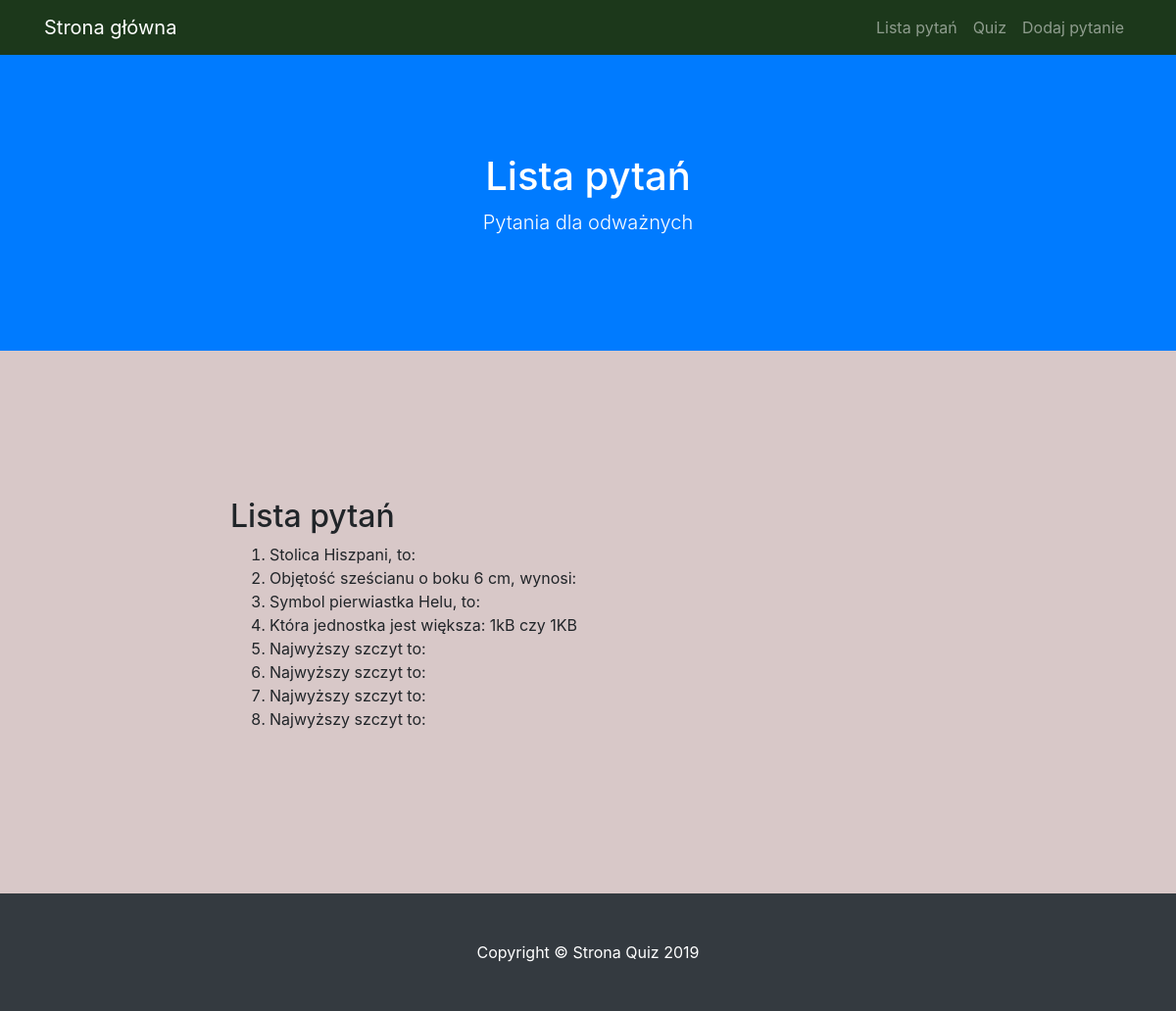
The app's page /lista, older data.
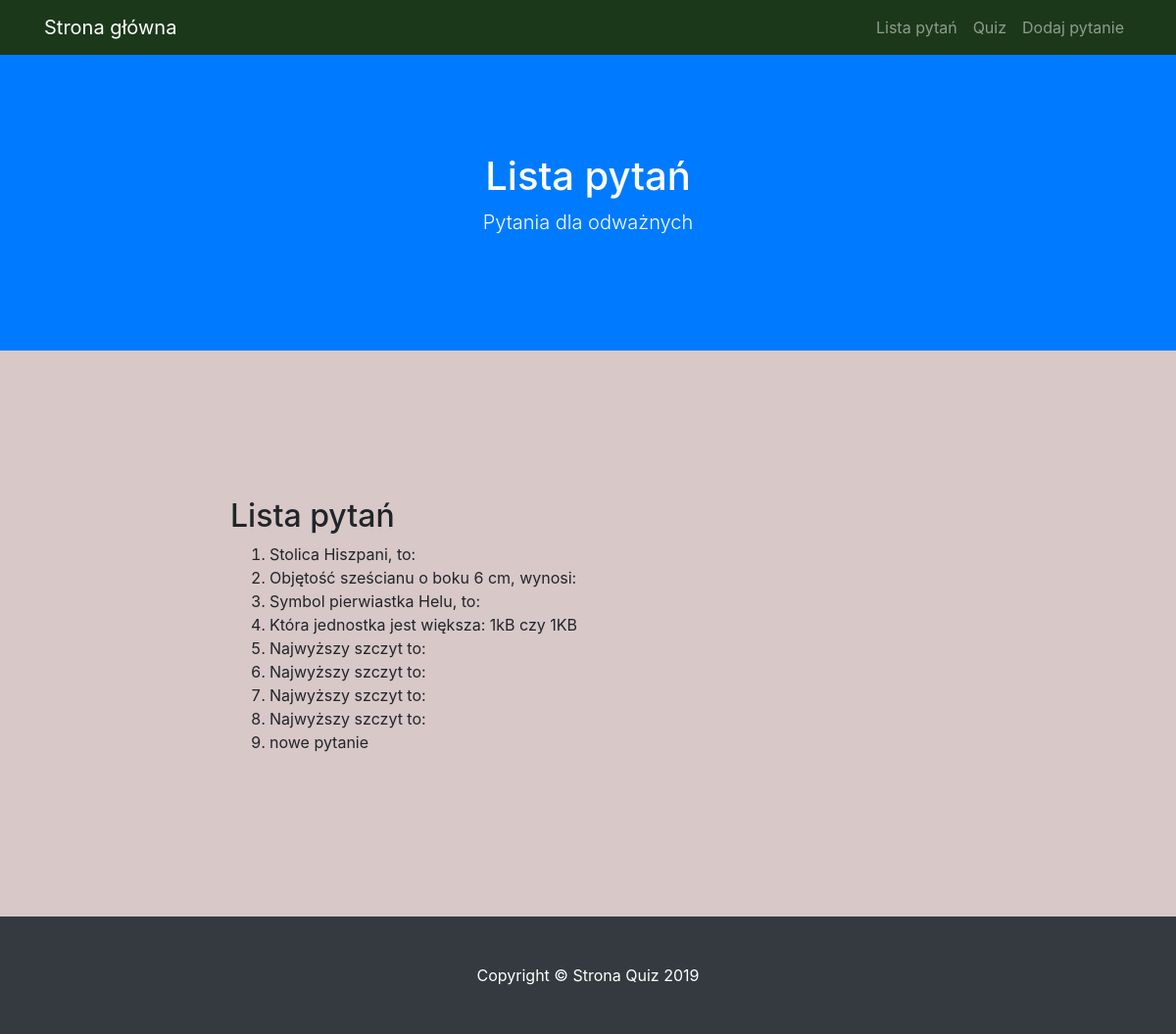
The same page, newer data.
### modele.py (models this page shows)
class BazaModel(Model):
    class Meta:
        database = baza

class Pytanie(BazaModel):
    pytanie = CharField(null=False)
    kategoria = ForeignKeyField(Kategoria, related_name='pytania')

### views.py (the view)
@app.route('/lista')
def lista():
    pytania = Pytanie.select()
    return render_template('lista.html', query=pytania)

### app.py (called while the page is built)
@app.before_request
def before_request():
    g.db = baza
    g.db.connect(reuse_if_open=True)

@app.after_request
def after_request(response):
    g.db.close()
    return response

### templates/lista.html (shortened to what this page needs)
{% extends "szablon.html" %}
{% block h1 %} Lista pytań {% endblock %}
{% block tresc %}
    <h2>Lista pytań</h2>
    <ol>
    {% for p in query %}
        <li>{{ p.pytanie }}</li>
    {% endfor %}
    </ol>
{% endblock %}

### templates/szablon.html (shortened to what this page needs)
<!DOCTYPE html>
<html lang="pl">
  <head>
    <link href="{{ url_for('static', filename='vendor/bootstrap/css/bootstrap.min.css') }}" rel="stylesheet">
    <link href="{{ url_for('static', filename='css/scrolling-nav.css') }}" rel="stylesheet">
    <link href="{{ url_for('static', filename='style.css') }}" rel="stylesheet">
  </head>
  <body id="page-top">
    <nav class="navbar navbar-expand-lg navbar-dark bg-nawigacja fixed-top" id="mainNav">
      <div class="container">
        <a class="navbar-brand js-scroll-trigger" href="{{ url_for('index') }}">Strona główna</a>
        <div class="collapse navbar-collapse" id="navbarResponsive">
          <ul class="navbar-nav ml-auto">
            <li class="nav-item">
              <a class="nav-link js-scroll-trigger" href="{{ url_for('lista') }}">Lista pytań</a>
            </li>
            <li class="nav-item">
              <a class="nav-link js-scroll-trigger" href="{{ url_for('quiz') }}">Quiz</a>
            </li>
            <li class="nav-item">
              <a class="nav-link js-scroll-trigger" href="{{ url_for('dodaj') }}">Dodaj pytanie</a>
            </li>
          </ul>
        </div>
      </div>
    </nav>
    <header class="bg-primary text-white">
      <div class="container text-center">
        <h1>{% block h1 %}{% endblock %}</h1>
        <p class="lead">Pytania dla odważnych</p>
      </div>
    </header>
    <section id="about">
      <div class="container">
        <div class="row">
          <div class="col-lg-8 mx-auto">
            {% block tresc %}{% endblock %}
          </div>
        </div>
      </div>
    </section>
    <footer class="py-5 bg-dark">
      <div class="container">
        <p class="m-0 text-center text-white">Copyright &copy; Strona Quiz 2019</p>
      </div>
    </footer>
  </body>
</html>

### static/css/scrolling-nav.css (style rules this page uses)
header { padding: 154px 0 100px; }
@media (min-width: 992px) { header { padding: 156px 0 100px; } }
section { padding: 150px 0; }

### static/css/style.css (style rules this page uses)
body { background: #D8C8C8; color #383232; }
.bg-nawigacja { background-color: #1C381B; }

Row changes from the older to the newer data that the page shows:
added Pytanie: pytanie "nowe pytanie"
